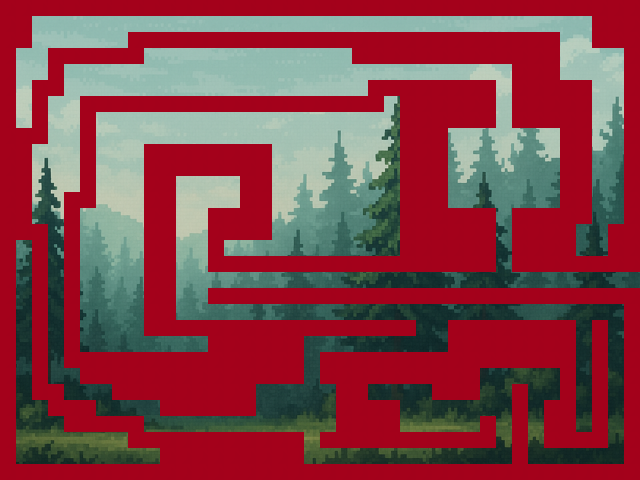

Tiled map render using the project's own tile images. Description and the whole map definition, tile-layer contents included, below:
An orthogonal 40x30 tile map with 16x16 px tiles, 1 tile layer (Tile Layer 1), 1 image layer and 7 objects.

<map version="1.10" tiledversion="1.11.2" orientation="orthogonal" renderorder="right-down" width="40" height="30" tilewidth="16" tileheight="16" infinite="0" nextlayerid="5" nextobjectid="19">
 <tileset firstgid="1" source="ground.tsx" />
 <imagelayer id="3" name="Image Layer 1">
  <image source="tmp_bg_small.png" width="640" height="480" />
 </imagelayer>
 <layer id="1" name="Tile Layer 1" width="40" height="30">
  <data encoding="csv">
1,1,1,1,1,1,1,1,1,1,1,1,1,1,1,1,1,1,1,1,1,1,1,1,1,1,1,1,1,1,1,1,1,1,1,1,1,1,1,1,
1,1,0,0,0,0,0,0,0,0,0,0,0,0,0,0,0,0,0,0,0,0,0,0,0,0,0,0,0,0,0,0,0,0,0,0,0,1,1,1,
1,1,0,0,0,0,0,0,1,1,1,1,1,1,1,1,1,1,1,1,1,1,1,1,1,1,1,1,1,1,1,1,1,1,1,0,0,1,1,1,
1,0,0,1,1,1,1,1,1,0,0,0,0,0,0,0,0,0,0,0,0,0,1,1,1,1,1,1,1,1,1,1,1,1,1,0,0,0,0,1,
1,0,0,1,0,0,0,0,0,0,0,0,0,0,0,0,0,0,0,0,0,0,0,0,0,0,0,0,0,0,0,0,1,1,1,0,0,0,0,1,
1,0,1,1,0,0,0,0,0,0,0,0,0,0,0,0,0,0,0,0,0,0,0,1,1,1,1,1,1,1,1,0,1,1,1,1,1,0,0,1,
1,0,1,0,0,1,1,1,1,1,1,1,1,1,1,1,1,1,1,1,1,1,1,1,0,1,1,1,1,1,1,0,1,1,1,1,1,0,0,1,
1,0,1,0,0,1,0,0,0,0,0,0,0,0,0,0,0,0,0,0,0,0,0,0,0,1,1,1,1,1,1,0,1,1,1,1,1,0,0,1,
1,1,1,0,0,1,0,0,0,0,0,0,0,0,0,0,0,0,0,0,0,0,0,0,0,1,1,1,0,0,0,0,0,0,0,1,1,0,0,1,
1,1,0,0,0,1,0,0,0,1,1,1,1,1,1,1,1,0,0,0,0,0,0,0,0,1,1,1,0,0,0,0,0,0,0,1,1,0,0,1,
1,1,0,0,0,1,0,0,0,1,1,1,1,1,1,1,1,0,0,0,0,0,0,0,0,1,1,1,0,0,0,0,0,0,0,1,1,0,0,1,
1,1,0,0,0,1,0,0,0,1,1,0,0,0,0,1,1,0,0,0,0,0,0,0,0,1,1,1,0,0,0,0,0,0,0,1,1,0,0,1,
1,1,0,0,1,1,0,0,0,1,1,0,0,0,0,1,1,0,0,0,0,0,0,0,0,1,1,1,0,0,0,0,0,0,0,1,1,0,0,1,
1,1,0,0,1,0,0,0,0,1,1,0,0,1,1,1,1,0,0,0,0,0,0,0,0,1,1,1,1,1,1,0,1,1,1,1,1,0,0,1,
1,1,1,0,1,0,0,0,0,1,1,0,0,1,1,1,1,0,0,0,0,0,0,0,0,1,1,1,1,1,1,0,1,1,1,1,0,0,1,1,
1,0,1,0,1,0,0,0,0,1,1,0,0,1,0,0,0,0,0,0,0,0,0,0,0,1,1,1,1,1,1,0,1,1,1,1,0,0,1,1,
1,0,1,0,1,0,0,0,0,1,1,0,0,1,1,1,1,1,1,1,1,1,1,1,1,1,1,1,1,1,1,0,1,1,1,1,1,1,1,1,
1,0,1,0,1,0,0,0,0,1,1,0,0,0,0,0,0,0,0,0,0,0,0,0,0,0,0,0,0,0,0,0,0,0,0,0,0,0,0,0,
1,0,1,0,1,0,0,0,0,1,1,0,0,1,1,1,1,1,1,1,1,1,1,1,1,1,1,1,1,1,1,1,1,1,1,1,1,1,1,1,
1,0,1,0,1,0,0,0,0,1,1,0,0,0,0,0,0,0,0,0,0,0,0,0,0,0,0,0,0,0,0,0,0,0,0,0,0,0,0,1,
1,0,1,0,1,0,0,0,0,1,1,1,1,1,1,1,1,1,1,1,1,1,1,1,1,1,0,0,1,1,1,1,1,1,1,1,0,1,0,1,
1,0,1,0,1,0,0,0,0,0,0,0,0,1,1,1,1,1,1,0,0,0,0,0,0,0,0,0,1,1,1,1,1,1,1,1,0,1,0,1,
1,0,1,0,1,1,1,1,1,1,1,1,1,1,1,1,1,1,1,0,1,1,1,1,1,1,1,1,1,1,1,1,1,1,1,1,0,1,0,1,
1,0,1,0,0,1,1,1,1,1,1,1,1,1,1,1,1,1,1,0,1,1,1,1,1,1,1,1,1,1,0,0,0,0,0,1,0,1,0,1,
1,0,1,1,0,0,0,1,1,1,1,1,1,1,1,1,0,0,0,0,0,1,1,0,0,0,0,1,1,1,0,0,1,0,0,1,0,1,0,1,
1,0,0,1,1,1,0,0,0,0,1,1,1,1,1,1,0,0,0,0,0,1,1,1,1,0,0,0,0,0,0,0,1,0,1,1,0,1,0,1,
1,0,0,0,1,1,1,1,1,0,0,0,0,0,0,0,0,0,0,0,0,1,1,1,1,0,0,0,0,0,1,0,1,0,1,1,0,1,0,1,
1,0,0,0,0,0,0,0,1,1,1,1,1,1,1,1,1,1,1,0,1,1,1,1,1,1,1,1,1,1,1,0,1,0,1,1,1,1,0,1,
1,0,0,0,0,0,0,0,0,0,1,1,1,1,1,1,1,1,1,0,0,0,0,0,0,0,0,0,0,0,0,0,1,0,0,0,0,0,0,1,
1,1,1,1,1,1,1,1,1,1,1,1,1,1,1,1,1,1,1,1,1,1,1,1,1,1,1,1,1,1,1,1,1,1,1,1,1,1,1,1
</data>
 </layer>
 <objectgroup id="4" name="Collision">
  <object id="11" x="99.4095" y="369.698" width="136.767" height="24.5753" />
  <object id="13" x="272.206" y="145.313" width="15.0089" height="45.7088" />
  <object id="14" x="272.889" y="144.631" width="126.893" height="15.0089" />
  <object id="15" x="384.773" y="160.322" width="15.0089" height="31.3822" />
  <object id="16" x="388.866" y="236.049" height="0.682221" />
  <object id="17" x="236.244" y="370.878" width="28.4509" height="65.5388" />
  <object id="18" x="65.0307" y="369.862" width="33.5315" height="60.9663" />
 </objectgroup>
</map>